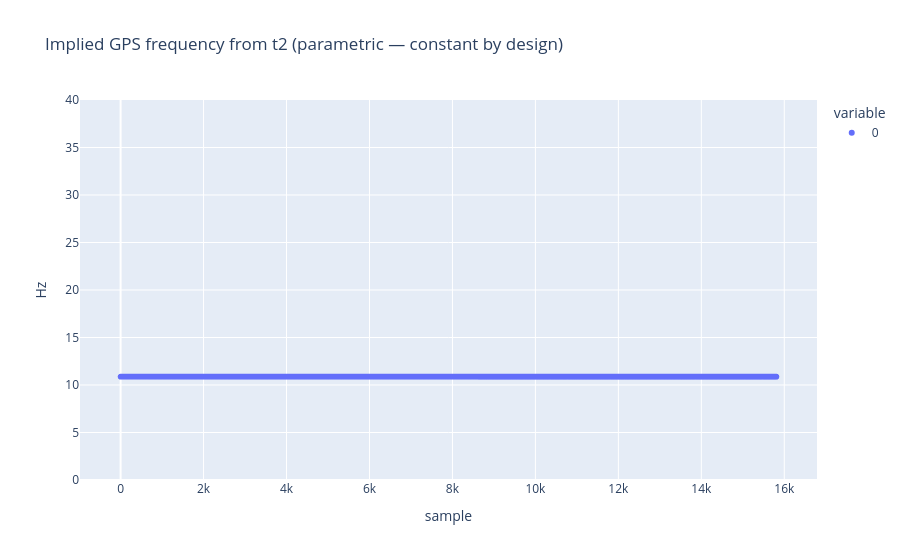

Notebook code cell kept with this figure:
### Code cell
implied_frequency = di[1:] / (t2[1:] - t2[:-1])
px.scatter(
    implied_frequency.detach().numpy(),
    title="Implied GPS frequency from t2 (parametric — constant by design)",
    labels={"value": "Hz", "index": "sample"},
).update_yaxes(range=[0, 40])

### Figure 1 — Plotly figure (JSON) as saved in the notebook; plotly's stock layout.template omitted (floating-point values rounded to 4 significant figures; data arrays with more than 128 entries replaced by an {"elided": "..."} marker saying what was removed)
{"data": [{"hovertemplate": "variable=0<br>sample=%{x}<br>Hz=%{y}<extra></extra>", "legendgroup": "0", "marker": {"color": "#636efa", "symbol": "circle"}, "mode": "markers", "name": "0", "showlegend": true, "type": "scattergl", "x": {"elided": "15811 int values"}, "xaxis": "x", "y": {"elided": "15811 float values"}, "yaxis": "y"}], "layout": {"legend": {"title": {"text": "variable"}, "tracegroupgap": 0}, "title": {"text": "Implied GPS frequency from t2 (parametric — constant by design)"}, "xaxis": {"anchor": "y", "domain": [0.0, 1.0], "title": {"text": "sample"}}, "yaxis": {"anchor": "x", "domain": [0.0, 1.0], "range": [0, 40], "title": {"text": "Hz"}}}}
